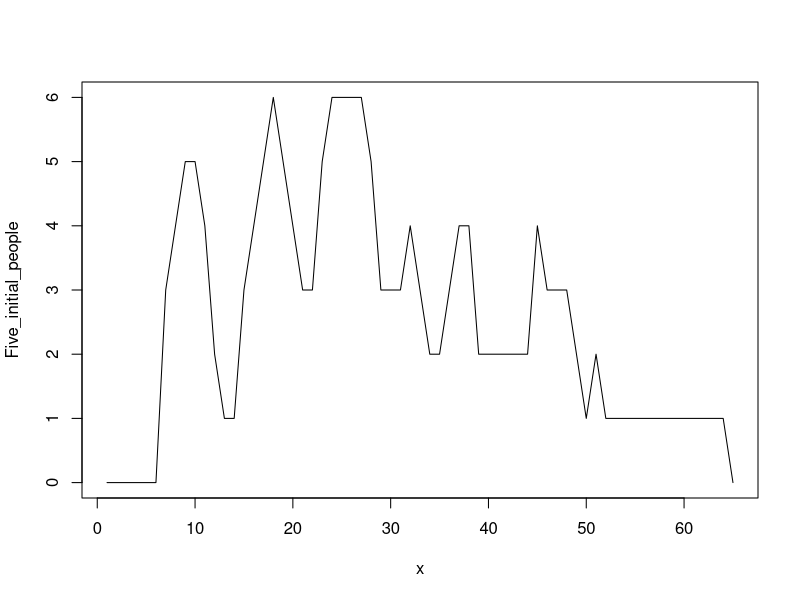
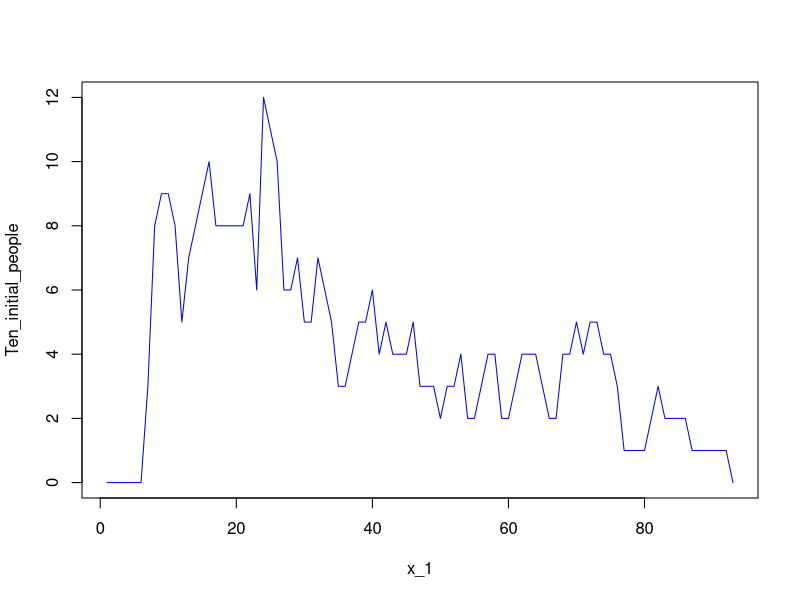
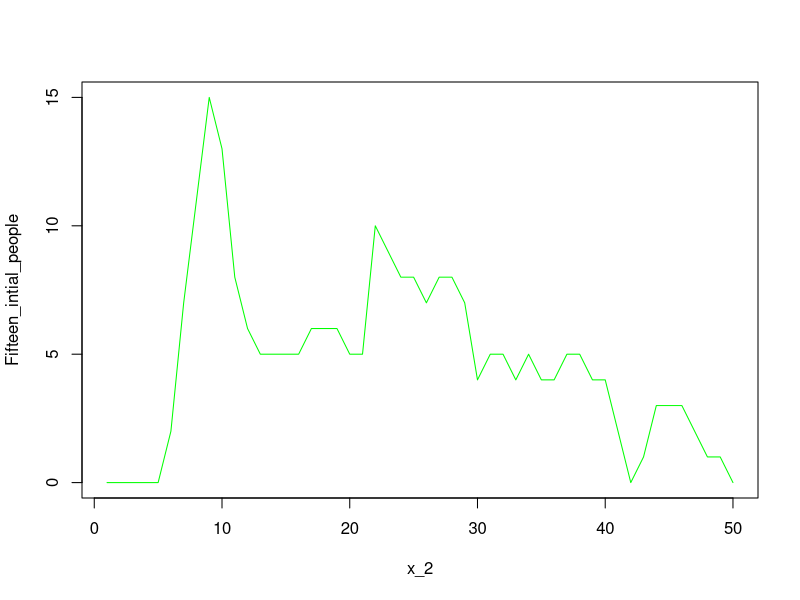
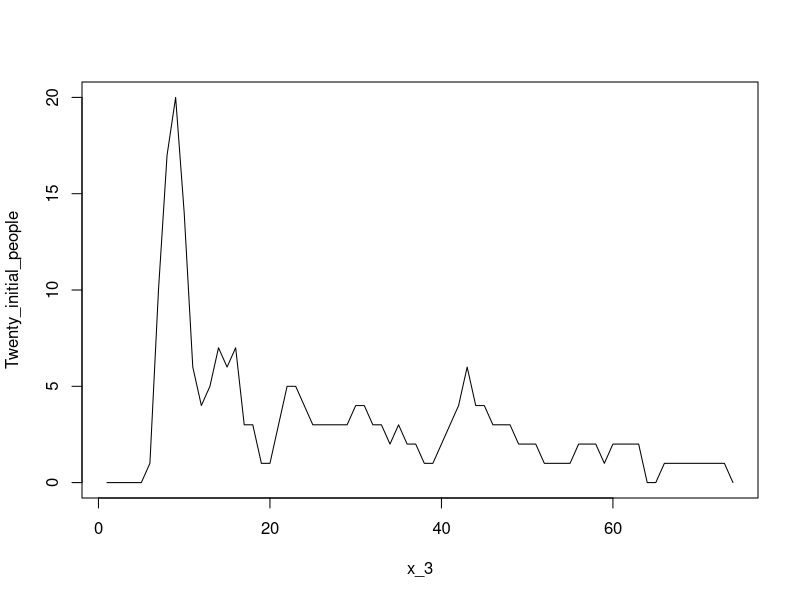
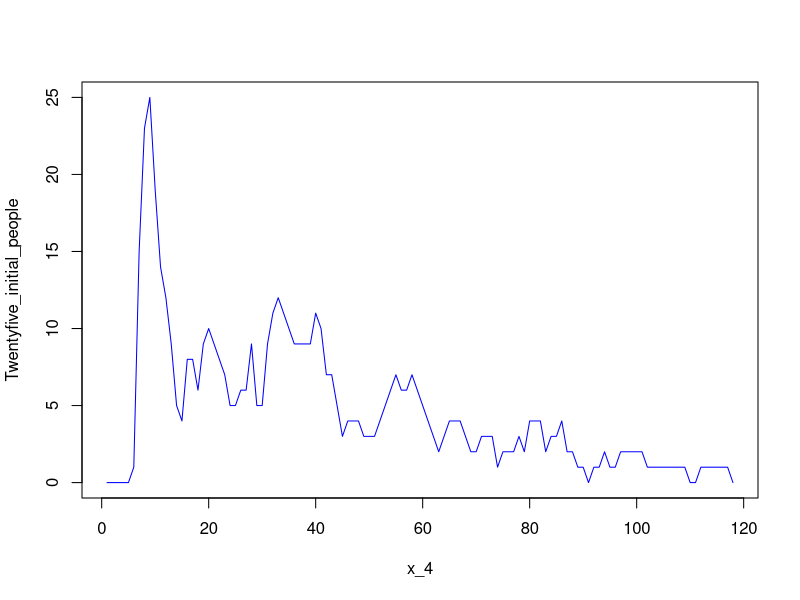
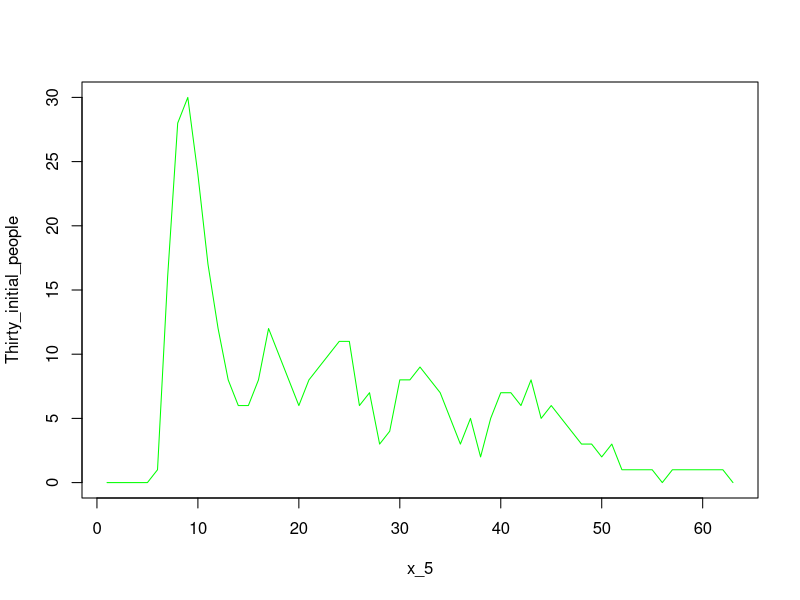

R code for these plots, in order:
Five_initial_people <-c(0, 0, 0, 0, 0, 0, 3, 4, 5, 5, 4, 2, 1, 1, 3, 4, 5, 6, 5, 4, 3, 3, 5, 6, 6, 6, 6, 5, 3, 3, 3, 4, 3, 2, 2, 3, 4, 4, 2, 2, 2, 2, 2, 2, 4, 3, 3, 3, 2, 1, 2, 1, 1, 1, 1, 1, 1, 1, 1, 1, 1, 1, 1, 1, 0)
x <- seq (1, length(Five_initial_people), by=1)
plot(x, Five_initial_people, type="l")
Ten_initial_people <- c(0, 0, 0, 0, 0, 0, 3, 8, 9, 9, 8, 5, 7, 8, 9, 10, 8, 8, 8, 8, 8, 9, 6, 12, 11, 10, 6, 6, 7, 5, 5, 7, 6, 5, 3, 3, 4, 5, 5, 6, 4, 5, 4, 4, 4, 5, 3, 3, 3, 2, 3, 3, 4, 2, 2, 3, 4, 4, 2, 2, 3, 4, 4, 4, 3, 2, 2, 4, 4, 5, 4, 5, 5, 4, 4, 3, 1, 1, 1, 1, 2, 3, 2, 2, 2, 2, 1, 1, 1, 1, 1, 1, 0)
x_1<-seq(1, length(Ten_initial_people), by=1)
plot(x_1, Ten_initial_people, col="blue", type="l")
Fifteen_intial_people <-c(0, 0, 0, 0, 0, 2, 7, 11, 15, 13, 8, 6, 5, 5, 5, 5, 6, 6, 6, 5, 5, 10, 9, 8, 8, 7, 8, 8, 7, 4, 5, 5, 4, 5, 4, 4, 5, 5, 4, 4, 2, 0, 1, 3, 3, 3, 2, 1, 1, 0)
x_2 <-seq(1, length(Fifteen_intial_people), by =1)
plot(x_2, Fifteen_intial_people, col="green", type="l")
Twenty_initial_people<-c(0, 0, 0, 0, 0, 1, 10, 17, 20, 14, 6, 4, 5, 7, 6, 7, 3, 3, 1, 1, 3, 5, 5, 4, 3, 3, 3, 3, 3, 4, 4, 3, 3, 2, 3, 2, 2, 1, 1, 2, 3, 4, 6, 4, 4, 3, 3, 3, 2, 2, 2, 1, 1, 1, 1, 2, 2, 2, 1, 2, 2, 2, 2, 0, 0, 1, 1, 1, 1, 1, 1, 1, 1, 0)
x_3 <-seq(1, length(Twenty_initial_people), by =1)
plot(x_3, Twenty_initial_people, type="l")
Twentyfive_initial_people<-c(0, 0, 0, 0, 0, 1, 15, 23, 25, 19, 14, 12, 9, 5, 4, 8, 8, 6, 9, 10, 9, 8, 7, 5, 5, 6, 6, 9, 5, 5, 9, 11, 12, 11, 10, 9, 9, 9, 9, 11, 10, 7, 7, 5, 3, 4, 4, 4, 3, 3, 3, 4, 5, 6, 7, 6, 6, 7, 6, 5, 4, 3, 2, 3, 4, 4, 4, 3, 2, 2, 3, 3, 3, 1, 2, 2, 2, 3, 2, 4, 4, 4, 2, 3, 3, 4, 2, 2, 1, 1, 0, 1, 1, 2, 1, 1, 2, 2, 2, 2, 2, 1, 1, 1, 1, 1, 1, 1, 1, 0, 0, 1, 1, 1, 1, 1, 1, 0)
x_4 <-seq(1, length(Twentyfive_initial_people), by =1)
plot(x_4, Twentyfive_initial_people, type="l", col="blue")
Thirty_initial_people<-c(0, 0, 0, 0, 0, 1, 16, 28, 30, 24, 17, 12, 8, 6, 6, 8, 12, 10, 8, 6, 8, 9, 10, 11, 11, 6, 7, 3, 4, 8, 8, 9, 8, 7, 5, 3, 5, 2, 5, 7, 7, 6, 8, 5, 6, 5, 4, 3, 3, 2, 3, 1, 1, 1, 1, 0, 1, 1, 1, 1, 1, 1, 0)
x_5 <-seq(1, length(Thirty_initial_people), by =1)
plot(x_5, Thirty_initial_people, type="l", col="green")












